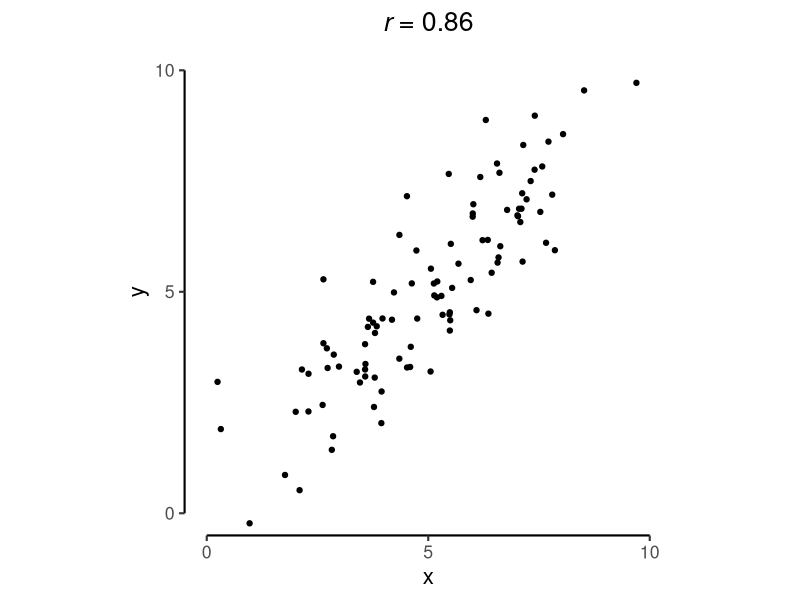
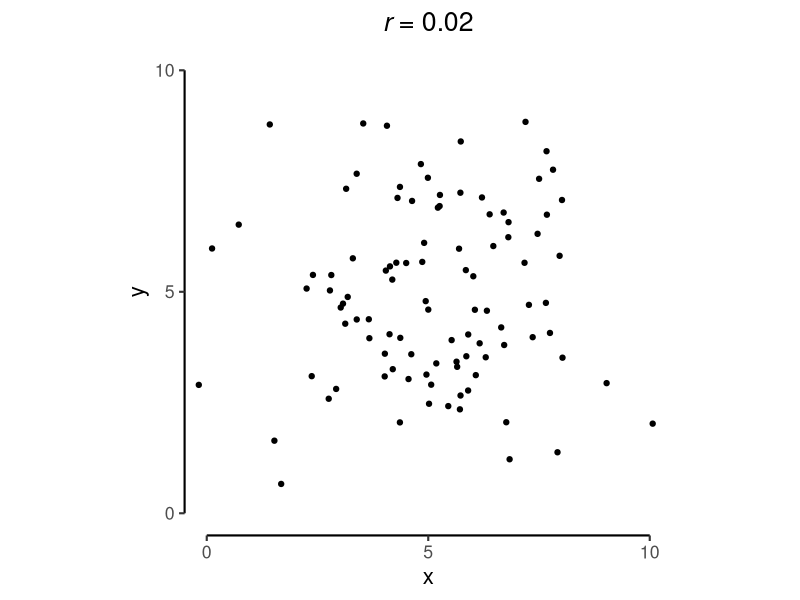
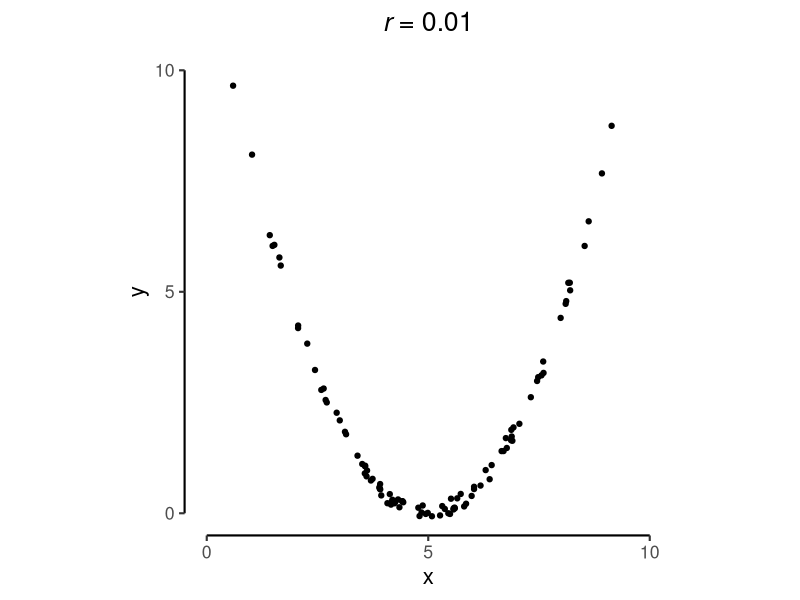
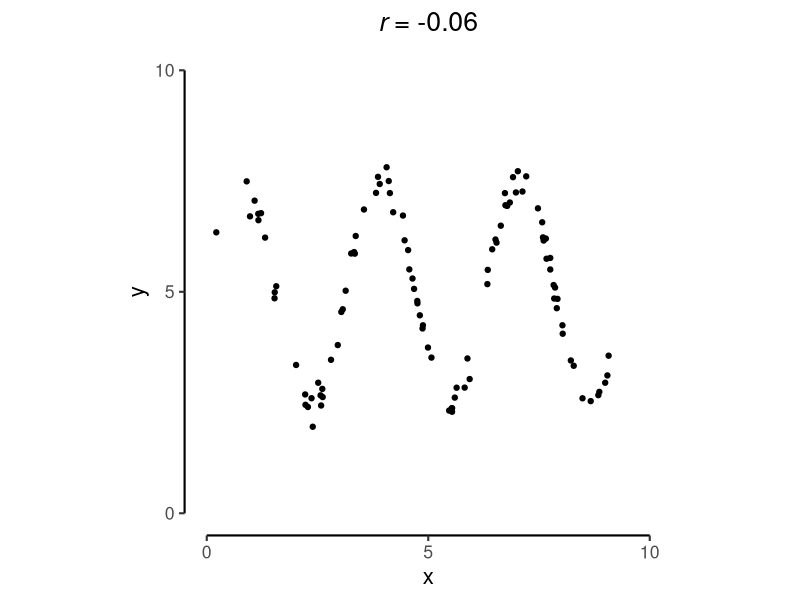
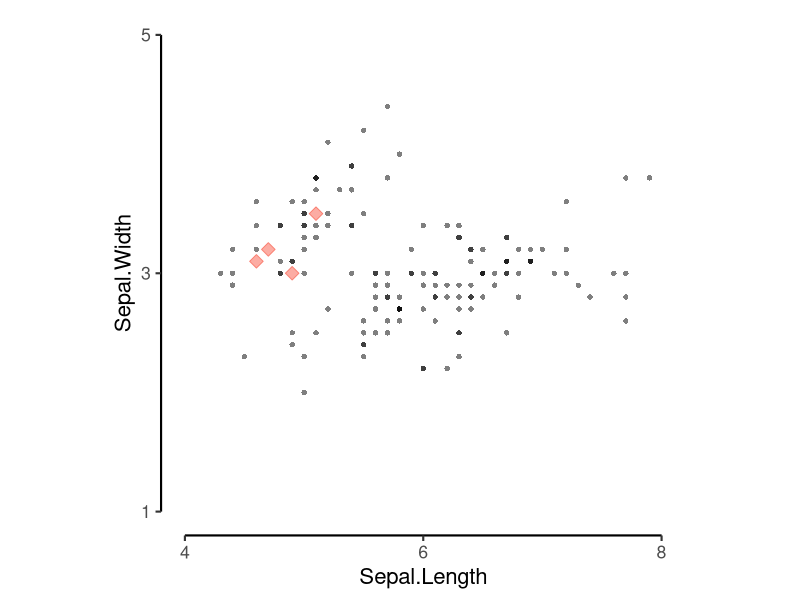
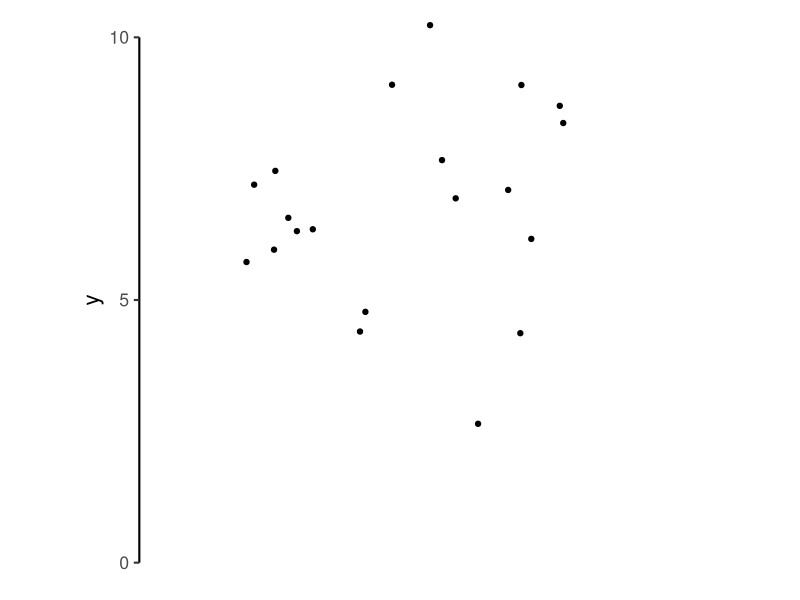
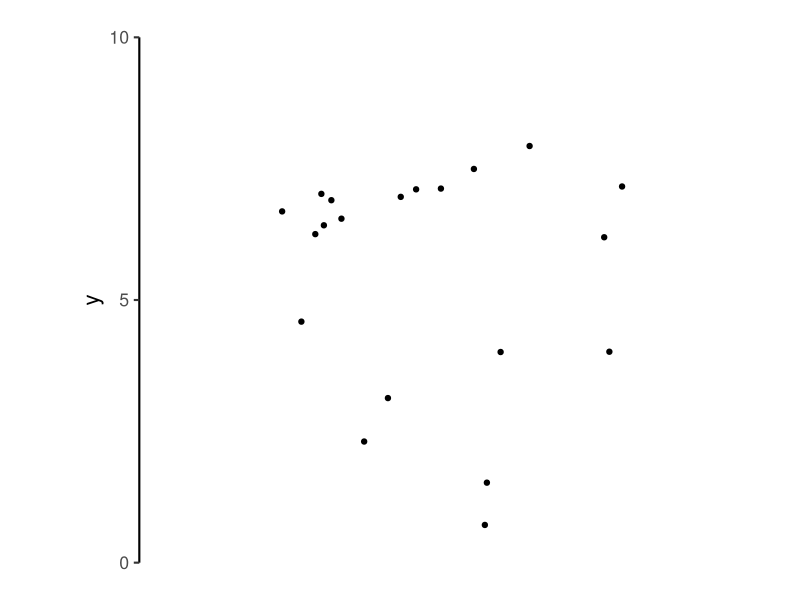
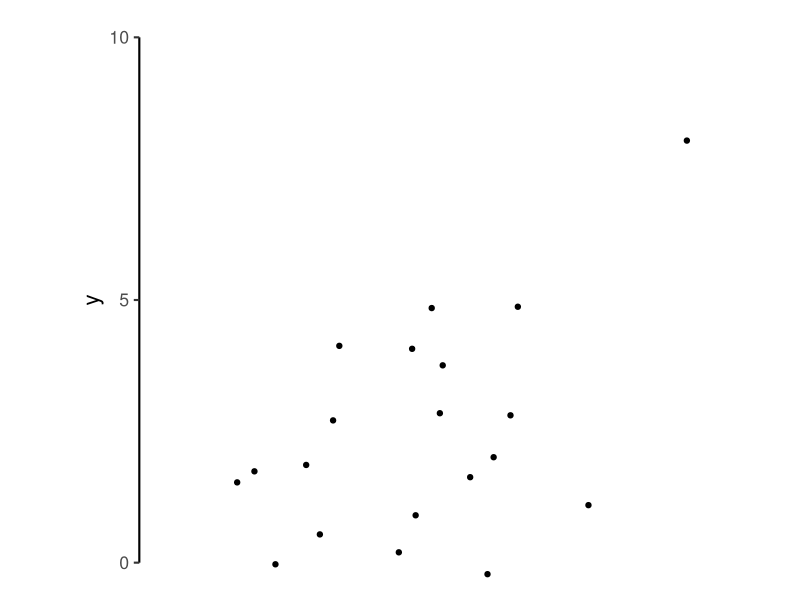

The R script that drew these images, in order:
## ---- chunk 1
#| echo: false
library(tidyverse)
## ---- chunk 2
#| echo: false
#| fig-width: 3
#| fig-height: 4
#| fig-align: center
#| layout-ncol: 4
n <- 100

d1 <- data.frame(x = runif(n, 2, 8) + rnorm(n, 0, 1)) |>
  mutate(y = x + rnorm(n, 0, 1))
d2 <- data.frame(x = runif(n, 2, 8) + rnorm(n, 0, 1)) |>
  mutate(y = runif(n, 2, 8) + rnorm(n, 0, 1))
d3 <- data.frame(x = runif(n, 2, 8) + rnorm(n, 0, 1)) |>
  mutate(y = .5* (x - 5)^2  + rnorm(n, 0, .1))
d4 <- data.frame(x = runif(n, 1, 9) + rnorm(n, 0, .5)) |>
  mutate(y = 2.5 * sin(2 * x) + 5 + rnorm(n, 0, .2))

sctplt <- function(df) {
  r <- cor(df$x, df$y)
  
  df |>
    ggplot(aes(x = x, y = y)) +
    geom_point() +
    scale_x_continuous(breaks = c(0, 5, 10), labels = c(0, 5, 10)) +
    scale_y_continuous(breaks = c(0, 5, 10), labels = c(0, 5, 10)) +
    coord_cartesian(xlim = c(0, 10), ylim = c(0, 10)) +
    guides(y = guide_axis(cap = "both"), x = guide_axis(cap = "both")) +
    labs(title = paste("*r* =", round(r, 2))) +
    theme_classic(base_size = 16) +
    theme(aspect.ratio = 1,
          plot.title = ggtext::element_markdown(hjust = .5))
}

sctplt(d1)
sctplt(d2)
sctplt(d3)
sctplt(d4)
## ---- chunk 3
iris_small <- iris |>
  select(Sepal.Length, Sepal.Width) |>
  head(4)
iris_small
## ---- chunk 4
x_bar <- mean(iris_small$Sepal.Length)
x_sd <- sd(iris_small$Sepal.Length)

y_bar <- mean(iris_small$Sepal.Width)
y_sd <- sd(iris_small$Sepal.Width)

paste(x_bar, x_sd, y_bar, y_sd, sep = ", ")
## ---- chunk 5
#| code-line-numbers: false
iris_small <- iris_small |>
  mutate(sq_diff_x = Sepal.Length - x_bar,
         sq_diff_y = Sepal.Width - y_bar,
         product = sq_diff_x * sq_diff_y)
iris_small
## ---- chunk 6
#| code-line-numbers: false
sum(iris_small$product) /
  ((nrow(iris_small) - 1) * x_sd * y_sd)
## ---- chunk 7
iris_small <- iris |>
  select(Sepal.Length, Sepal.Width) |>
  head(4)
iris_small
## ---- chunk 8
cor(iris_small$Sepal.Length, 
    iris_small$Sepal.Width)
## ---- chunk 9
#| echo: false
#| fig-width: 5
#| fig-height: 4
#| fig-align: center
iris |>
  ggplot(aes(x = Sepal.Length, y = Sepal.Width)) +
  geom_point(alpha = .5, shape = 16) +
  geom_point(data = head(iris, 4), fill = "#FCACA3", color = "salmon", size = 3.3, shape = 23) +
  scale_x_continuous(breaks = c(4, 6, 8), labels = c(4, 6, 8)) +
  scale_y_continuous(breaks = c(1, 3, 5), labels = c(1, 3, 5)) +
  coord_cartesian(xlim = c(4, 8), ylim = c(1, 5)) +
  guides(y = guide_axis(cap = "both"), x = guide_axis(cap = "both")) +
  theme_classic(base_size = 16) +
  theme(aspect.ratio = 1)
## ---- chunk 10
cor(iris$Sepal.Length, iris$Sepal.Width)
## ---- chunk 11
#| echo: false
#| fig-width: 3
#| fig-height: 3
#| fig-align: center
#| layout-ncol: 3
n <- 20

d1 <- data.frame(x = runif(n, 2, 8) + rnorm(n, 0, 1)) |>
  mutate(y = runif(n, 2, 8) + 2 + rnorm(n, 0, 1))
d2 <- data.frame(x = runif(n, 2, 8) + rnorm(n, 0, 1)) |>
  mutate(y = runif(n, 2, 8) + rnorm(n, 0, 1))
d3 <- data.frame(x = runif(n, 2, 8) + rnorm(n, 0, 1)) |>
  mutate(y = runif(n, 2, 8) + -2 + rnorm(n, 0, 1))

sctplt_mean <- function(df) {
  df |>
    ggplot(aes(x = x, y = y)) +
    geom_point() +
    scale_x_continuous(breaks = NULL) +
    scale_y_continuous(breaks = c(0, 5, 10), labels = c(0, 5, 10)) +
    coord_cartesian(xlim = c(0, 10), ylim = c(0, 10)) +
    guides(y = guide_axis(cap = "both"), x = "none") +
    labs(x = NULL) +
    theme_classic(base_size = 16) +
    theme(aspect.ratio = 1)
}

sctplt_mean(d1)
sctplt_mean(d2)
sctplt_mean(d3)
## ---- chunk 12
#| echo: false
#| fig-width: 3
#| fig-height: 3
#| fig-align: center
#| layout-ncol: 3

sctplt_mean(d1) +
  geom_hline(aes(yintercept = mean(y)), color = "salmon") +
  geom_point()
sctplt_mean(d2) +
  geom_hline(aes(yintercept = mean(y)), color = "salmon") +
  geom_point()
sctplt_mean(d3) +
  geom_hline(aes(yintercept = mean(y)), color = "salmon") +
  geom_point()
## ---- chunk 13
#| echo: false
#| fig-width: 3
#| fig-height: 3
#| fig-align: center
#| layout-ncol: 3

sctplt_mean(d1) +
  geom_hline(aes(yintercept = mean(y)), color = "salmon") +
  geom_segment(aes(y = y, yend = mean(y)), color = "salmon", linetype = "dashed") +
  geom_point()
sctplt_mean(d2) +
  geom_hline(aes(yintercept = mean(y)), color = "salmon") +
  geom_segment(aes(y = y, yend = mean(y)), color = "salmon", linetype = "dashed") +
  geom_point()
sctplt_mean(d3) +
  geom_hline(aes(yintercept = mean(y)), color = "salmon") +
  geom_segment(aes(y = y, yend = mean(y)), color = "salmon", linetype = "dashed") +
  geom_point()
## ---- chunk 14
#| echo: false
#| fig-width: 3
#| fig-height: 3
#| fig-align: center
#| layout-ncol: 3

sctplt_mean(d1) +
  geom_hline(aes(yintercept = mean(y)), color = "salmon") +
  geom_segment(aes(y = y, yend = mean(y)), color = "salmon", linetype = "dashed") +
  geom_point()
sctplt_mean(d2) +
  geom_hline(aes(yintercept = mean(y)), color = "salmon") +
  geom_segment(aes(y = y, yend = mean(y)), color = "salmon", linetype = "dashed") +
  geom_point()
sctplt_mean(d3) +
  geom_hline(aes(yintercept = mean(y)), color = "salmon") +
  geom_segment(aes(y = y, yend = mean(y)), color = "salmon", linetype = "dashed") +
  geom_point()
## ---- chunk 15
#| echo: false
#| fig-width: 5
#| fig-height: 4
#| fig-align: center
n <- 30

d1 <- data.frame(x = runif(n, 2, 8) + rnorm(n, 0, 1)) |>
  mutate(y = x + rnorm(n, 0, 1))

sctplt_reg <- function(df) {
  df |>
    ggplot(aes(x = x, y = y)) +
    geom_point() +
    scale_x_continuous(breaks = c(0, 5, 10), labels = c(0, 5, 10)) +
    scale_y_continuous(breaks = c(0, 5, 10), labels = c(0, 5, 10)) +
    coord_cartesian(xlim = c(0, 10), ylim = c(0, 10)) +
    guides(y = guide_axis(cap = "both"), x = guide_axis(cap = "both")) +
    theme_classic(base_size = 16) +
    theme(aspect.ratio = 1,
          plot.title = ggtext::element_markdown(hjust = .5))
}

sctplt_reg(d1)
## ---- chunk 16
#| echo: false
#| fig-width: 5
#| fig-height: 4
#| fig-align: center
sctplt_reg(d1)  +
  geom_segment(aes(x = 0, xend = 10, y = mean(x)), color = "salmon") +
  geom_segment(aes(x = 0, xend = 10, y = 0, yend = 10), color = "salmon") +
  geom_segment(aes(x = 0, xend = 10, y = 2, yend = 8), color = "salmon") +
  geom_segment(aes(x = 0, xend = 10, y = -2, yend = 12), color = "salmon") +
  geom_point()
## ---- chunk 17
#| echo: false
#| fig-width: 5
#| fig-height: 4
#| fig-align: center
library(palmerpenguins)

p <- penguins |>
  ggplot(aes(y = body_mass_g, x = 0)) +
  geom_jitter() +
  scale_x_continuous(breaks = NULL) +
  scale_y_continuous(breaks = c(2000, 4500, 7000)) +
  coord_cartesian(ylim = c(2000, 7000), xlim = c(-0.4, 0.6)) +
  guides(y = guide_axis(cap = "both"), x = "none") +
  labs(x = NULL) +
  theme_classic(base_size = 16) +
  theme(aspect.ratio = 1)
p
## ---- chunk 18
#| column: screen
penguins_m0 <- lm(body_mass_g ~ 1, data = penguins)
summary(penguins_m0)
## ---- chunk 19
predict(penguins_m0) |>
  head(16)
## ---- chunk 20
#| code-line-numbers: false
penguins_m0 |> predict() |>
  length()
## ---- chunk 21
#| code-line-numbers: false
penguins |> select(body_mass_g) |>
  nrow()
## ---- chunk 22
#| code-line-numbers: false
penguins |> select(body_mass_g) |>
  drop_na() |> nrow()
## ---- chunk 23
#| echo: false
#| fig-width: 5
#| fig-height: 4
#| fig-align: center
library(palmerpenguins)

p <- penguins |>
  ggplot(aes(y = body_mass_g, x = 0)) +
  geom_jitter() +
  scale_x_continuous(breaks = NULL) +
  scale_y_continuous(breaks = c(2000, 4500, 7000)) +
  coord_cartesian(ylim = c(2000, 7000), xlim = c(-0.4, 0.6)) +
  guides(y = guide_axis(cap = "both"), x = "none") +
  labs(x = NULL) +
  theme_classic(base_size = 16) +
  theme(aspect.ratio = 1)
p
## ---- chunk 24
#| echo: false
#| fig-width: 5
#| fig-height: 4
#| fig-align: center
set.seed(123)
p + geom_hline(aes(yintercept = mean(body_mass_g, na.rm=T)),
             color = "seagreen3", linewidth = 1.5) +
  stat_summary(aes(x = .52, y = mean(body_mass_g, na.rm=T),
                   label = mean(body_mass_g, na.rm=T) |> round(1)), geom = "text",
               fun = mean, vjust = -.45, color = "seagreen3", size = 6)
## ---- chunk 25
#| echo: false
#| fig-width: 5
#| fig-height: 4
#| fig-align: center
penguins |>
  ggplot(aes(y = body_mass_g, x = flipper_length_mm)) +
  geom_hline(aes(yintercept = mean(body_mass_g, na.rm=T)),
             color = "seagreen3", linewidth = 1.5) +
  geom_point() +
  scale_x_continuous(breaks = c(170, 210, 250)) +
  scale_y_continuous(breaks = c(2000, 4500, 7000)) +
  coord_cartesian(ylim = c(2000, 7000), xlim = c(170, 250), clip = "off") +
  guides(y = guide_axis(cap = "both"), x = guide_axis(cap = "both")) +
  theme_classic(base_size = 16) +
  theme(aspect.ratio = 1)
## ---- chunk 26
penguins_m1 <- lm(body_mass_g ~ flipper_length_mm, data = penguins)
summary(penguins_m1)
## ---- chunk 27
summary(penguins_m1)
## ---- chunk 28
summary(penguins_m1)$coefficients
## ---- chunk 29
summary(penguins_m1)$r.squared
## ---- chunk 30
summary(penguins_m1)$adj.r.squared
## ---- chunk 31
summary(penguins_m1)$fstatistic
## ---- chunk 32
penguins |> select(flipper_length_mm) |> range(na.rm = T)

newdata <- data.frame(flipper_length_mm = 170:240)
head(newdata, 50)
## ---- chunk 33
predict(penguins_m1, newdata = newdata) |>
  head(32)
## ---- chunk 34
predicted_data <- data.frame(flipper_length_mm = seq(170, 240, 1)) |>
  mutate(predicted_body_mass = predict(penguins_m1, newdata = data.frame(flipper_length_mm)))
## ---- chunk 35
#| echo: false
#| fig-width: 5
#| fig-height: 4
#| fig-align: center
penguins |>
  ggplot(aes(y = body_mass_g, x = flipper_length_mm)) +
  geom_hline(aes(yintercept = mean(body_mass_g, na.rm=T)),
             color = "seagreen3", linewidth = 1.5, alpha = .33,
             linetype = "dashed") +
  geom_point() +
    geom_line(data = predicted_data,
            aes(x = flipper_length_mm, y = predicted_body_mass),
            color = "seagreen3", linewidth = 1.5) +
  scale_x_continuous(breaks = c(170, 210, 250)) +
  scale_y_continuous(breaks = c(2000, 4500, 7000)) +
  coord_cartesian(ylim = c(2000, 7000), xlim = c(170, 250), clip = "off") +
  guides(y = guide_axis(cap = "both"), x = guide_axis(cap = "both")) +
  theme_classic(base_size = 16) +
  theme(aspect.ratio = 1)
## ---- chunk 36
penguins_m2 <- lm(body_mass_g ~ flipper_length_mm + bill_length_mm, data = penguins)
summary(penguins_m2)
## ---- chunk 37
confint(penguins_m2)
## ---- chunk 38
predicted_data_fl <- data.frame(flipper_length_mm = 170:240,
                                bill_length_mm = mean(penguins$bill_length_mm, na.rm = T)) |>
  mutate(predicted_body_mass = predict(penguins_m2, newdata = data.frame(flipper_length_mm,
                                                                         bill_length_mm)))

predicted_data_bl <- data.frame(flipper_length_mm = mean(penguins$flipper_length_mm, na.rm = T),
                                bill_length_mm = 30:60) |>
  mutate(predicted_body_mass = predict(penguins_m2, newdata = data.frame(flipper_length_mm,
                                                                         bill_length_mm)))
## ---- chunk 39
#| echo: false
#| fig-width: 5
#| fig-height: 4
#| fig-align: center

penguins |>
  ggplot(aes(y = body_mass_g, x = flipper_length_mm)) +
  geom_hline(aes(yintercept = mean(body_mass_g, na.rm=T)),
             color = "seagreen3", linewidth = 1.5, alpha = .33,
             linetype = "dashed") +
  geom_point() +
    geom_line(data = predicted_data_fl,
            aes(x = flipper_length_mm, y = predicted_body_mass),
            color = "seagreen3", linewidth = 1.5) +
  scale_x_continuous(breaks = c(170, 210, 250)) +
  scale_y_continuous(breaks = c(2000, 4500, 7000)) +
  coord_cartesian(ylim = c(2000, 7000), xlim = c(170, 250), clip = "off") +
  guides(y = guide_axis(cap = "both"), x = guide_axis(cap = "both")) +
  theme_classic(base_size = 16) +
  theme(aspect.ratio = 1)

penguins |>
  ggplot(aes(y = body_mass_g, x = bill_length_mm)) +
  geom_hline(aes(yintercept = mean(body_mass_g, na.rm=T)),
             color = "seagreen3", linewidth = 1.5, alpha = .33,
             linetype = "dashed") +
  geom_point() +
    geom_line(data = predicted_data_bl,
            aes(x = bill_length_mm, y = predicted_body_mass),
            color = "seagreen3", linewidth = 1.5) +
  scale_x_continuous(breaks = c(30, 45, 60)) +
  scale_y_continuous(breaks = c(2000, 4500, 7000)) +
  coord_cartesian(ylim = c(2000, 7000), xlim = c(30, 60), clip = "off") +
  guides(y = guide_axis(cap = "both"), x = guide_axis(cap = "both")) +
  theme_classic(base_size = 16) +
  theme(aspect.ratio = 1)
